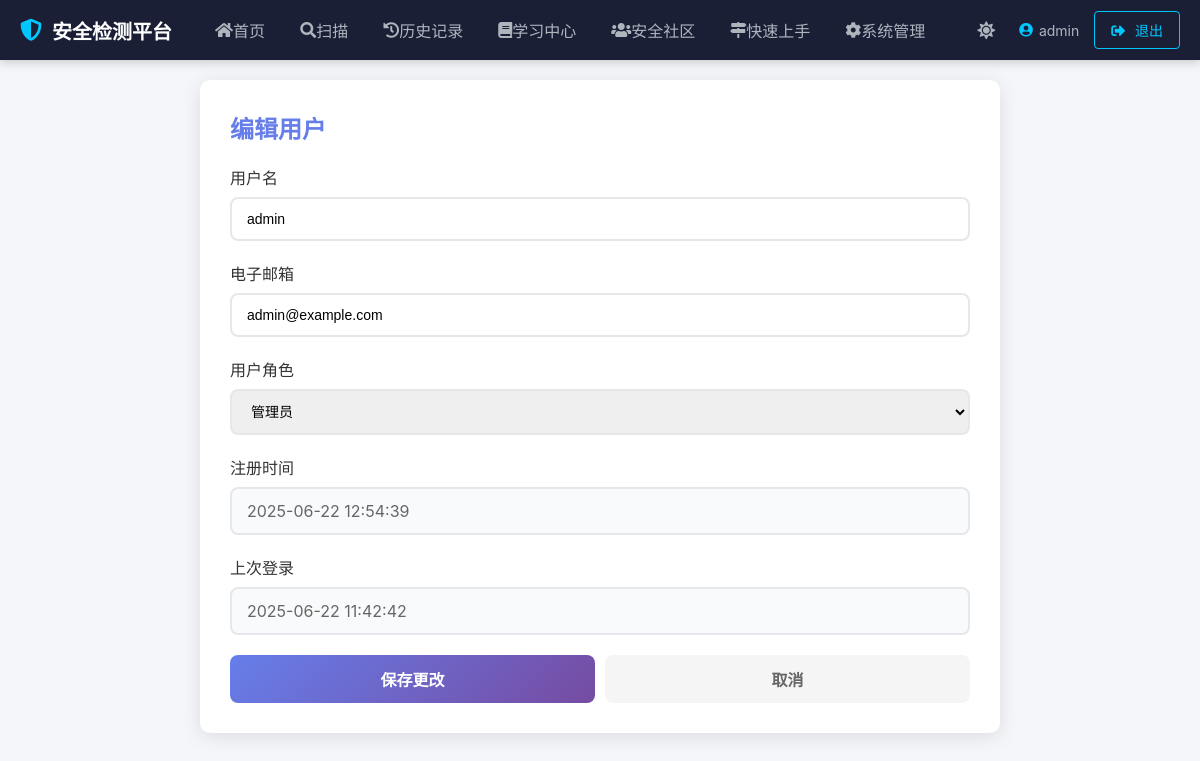
The app's page /admin/users/edit/1 (signed in) with its own data.
### tables this page shows
CREATE TABLE users (
        id INTEGER PRIMARY KEY AUTOINCREMENT,
        username TEXT UNIQUE NOT NULL,
        email TEXT UNIQUE,
        password_hash TEXT NOT NULL,
        role TEXT NOT NULL DEFAULT 'user',
        last_login TIMESTAMP
    , avatar TEXT, register_time TIMESTAMP);

### app/routes/admin.py (the view, shortened to what this page needs)
@admin_bp.route('/users/edit/<int:user_id>', methods=['GET', 'POST'])
@admin_required
def edit_user(user_id):
    conn = sqlite3.connect(Config.DATABASE_PATH)
    conn.row_factory = sqlite3.Row
    cursor = conn.cursor()
    cursor.execute('SELECT * FROM users WHERE id = ?', (user_id,))
    user = cursor.fetchone()
    if not user:
        flash('用户不存在', 'error')
        conn.close()
        return redirect(url_for('admin.user_management'))
    conn.close()
    return render_template('edit_user.html', user=user)

### app/utils/__init__.py (called while the page is built)
def admin_required(view):
    @wraps(view)
    def wrapped_view(*args, **kwargs):
        if 'user_id' not in session:
            flash('请先登录', 'error')
            return redirect(url_for('auth.login'))
        if session.get('role') != 'admin':
            flash('需要管理员权限', 'error')
            return redirect(url_for('user.index'))
        return view(*args, **kwargs)
    return wrapped_view

### app/templates/edit_user.html (shortened to what this page needs)
{% extends "base.html" %}
{% block content %}
<div class="edit-user-container" style="background: white; padding: 30px; border-radius: 10px; box-shadow: 0 4px 20px rgba(0,0,0,0.1); max-width: 800px; margin: 0 auto;">
    <h2 style="margin-bottom: 20px; color: #667eea;">编辑用户</h2>
    <form method="POST" action="{{ url_for('admin.edit_user', user_id=user.id) }}">
        <div style="margin-bottom: 20px;">
            <label style="display: block; margin-bottom: 8px; font-weight: 500;">用户名</label>
            <input type="text" name="username" value="{{ user.username }}" required style="width: 100%; padding: 12px 15px; border: 2px solid #e5e7eb; border-radius: 8px; font-size: 14px;">
        </div>
        <div style="margin-bottom: 20px;">
            <label style="display: block; margin-bottom: 8px; font-weight: 500;">电子邮箱</label>
            <input type="email" name="email" value="{{ user.email }}" required style="width: 100%; padding: 12px 15px; border: 2px solid #e5e7eb; border-radius: 8px; font-size: 14px;">
        </div>
        <div style="margin-bottom: 20px;">
            <label style="display: block; margin-bottom: 8px; font-weight: 500;">用户角色</label>
            <select name="role" style="width: 100%; padding: 12px 15px; border: 2px solid #e5e7eb; border-radius: 8px; font-size: 14px;">
                <option value="admin" {% if user.role == 'admin' %}selected{% endif %}>管理员</option>
            </select>
        </div>
        <div style="margin-bottom: 20px;">
            <label style="display: block; margin-bottom: 8px; font-weight: 500;">注册时间</label>
            <div style="padding: 12px 15px; border: 2px solid #e5e7eb; border-radius: 8px; background: #f9fafb; color: #666;">{{ user.register_time }}</div>
        </div>
        <div style="margin-bottom: 20px;">
            <label style="display: block; margin-bottom: 8px; font-weight: 500;">上次登录</label>
            <div style="padding: 12px 15px; border: 2px solid #e5e7eb; border-radius: 8px; background: #f9fafb; color: #666;">{{ user.last_login or '从未登录' }}</div>
        </div>
        <div style="display: flex; gap: 10px;">
            <button type="submit" style="background: linear-gradient(135deg, #667eea 0%, #764ba2 100%); color: white; padding: 12px 24px; border: none; border-radius: 8px; font-size: 16px; font-weight: 600; cursor: pointer; flex: 1;">保存更改</button>
            <a href="{{ url_for('admin.user_management') }}" style="display: flex; align-items: center; justify-content: center; background: #f5f5f5; color: #666; padding: 12px 24px; border: none; border-radius: 8px; font-size: 16px; font-weight: 600; text-decoration: none; flex: 1;">取消</a>
        </div>
    </form>
</div>
{% endblock %}

### app/static/css/common.css (style rules this page uses)
:root { --card-padding: 20px; --card-border-radius: 6px; --card-shadow: 0 2px 10px rgba(0,0,0,0.08); --card-gap: 20px; --card-bg-color: #ffffff; --card-inner-gap: 16px; --primary-color: #00c8ff; --primary-color-dark: #00a6d6; --secondary-color: #1a1f36; --text-color: #333; --text-color-light: #666; --border-color: #e6e8eb; --bg-color: #f5f6fa; --danger-color: #dc3545; --success-color: #28a745; --warning-color: #ffc107; --info-color: #17a2b8; --navbar-bg: #1a1f36; --navbar-text: #adb5bd; --navbar-text-active: #fff; --navbar-hover: rgba(255,255,255,0.1); --input-bg: #fff; --input-border: #ced4da; --input-text: #333; --table-header-bg: #f8f9fa; --table-border: #e6e8eb; --table-stripe: #f8f9fa; --table-hover: #f1f5f9; }

### app/templates/base.html (style rules this page uses)
:root { --bg-color: #f5f6fa; --card-bg: #fff; --text-color: #333; --text-color-light: #666; --border-color: #e2e8f0; --primary-color: #00c8ff; --primary-color-dark: #00a6d6; --secondary-color: #1a1f36; --navbar-bg: #1a1f36; --navbar-text: #adb5bd; --navbar-text-active: #fff; --navbar-hover: rgba(255,255,255,0.1); --card-shadow: 0 2px 12px rgba(0,0,0,0.08); }
* { margin: 0; padding: 0; box-sizing: border-box; }
body { font-family: 'Microsoft YaHei', -apple-system, BlinkMacSystemFont, 'Segoe UI', sans-serif; background: var(--bg-color); min-height: 100vh; color: var(--text-color); transition: background-color 0.3s ease, color 0.3s ease; }

### records on screen
users: username "admin", email "admin@example.com", role "管理员", register_time "2025-06-22 12:54:39", last_login "2025-06-22 11:42:42"

### other values on screen
{{ session.username }} "admin"
